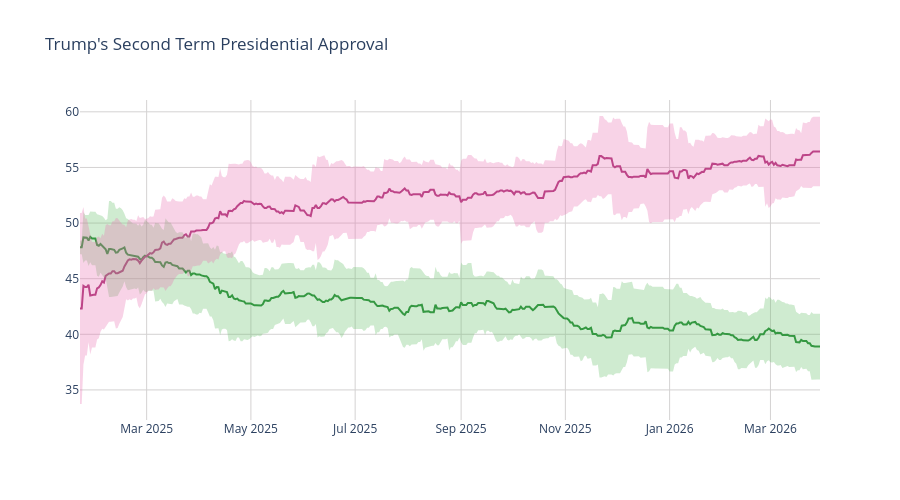

The cell this chart's notebook holds for it:
### Code cell
disappr_ci_hex = "#e86eaf"
appr_ci_hex = "#60be65"
disappr_ci_rgba = "rgba(232, 110, 175, 0.3)"
appr_ci_rgba = "rgba(96, 190, 101, 0.3)"
grid_col = "#d4d2d2"


# Approve
fig = go.Figure(go.Scatter(
    x=pres['end_date'],
    y=pres['approve'],
    hovertemplate="%{y:.2f}%",
    name="<b>Approve</b>",
    line=dict(color="#228833"),
    showlegend=False
))

# Disapprove
fig.add_trace(go.Scatter(
    x=pres['end_date'],
    y=pres['disapprove'],
    hovertemplate="%{y:.2f}%",
    name="<b>Disapprove</b>",
    line=dict(color="#aa3377"),
    showlegend=False
    )
)

# Approve CI
fig.add_traces([

    # Upper bound
    go.Scatter(
        x=pres['end_date'],
        y=pres['approve_upper_ci'],
        marker=dict(color=appr_ci_hex),
        line=dict(width=0),
        mode='lines',
        showlegend=False,
        hoverinfo="skip"
    ),

    # Lower bound
    go.Scatter(
        x=pres['end_date'],
        y=pres['approve_lower_ci'],
        marker=dict(color=appr_ci_hex),
        line=dict(width=0),
        mode='lines',
        fillcolor=appr_ci_rgba,
        fill="tonexty",
        showlegend=False,
        hoverinfo="skip"
    )
])

# Disapprove CI
fig.add_traces([

    # Upper bound
    go.Scatter(
        x=pres['end_date'],
        y=pres['disapprove_upper_ci'],
        marker=dict(color=disappr_ci_hex),
        line=dict(width=0),
        mode='lines',
        showlegend=False,
        hoverinfo="skip"
    ),

    # Lower bound
    go.Scatter(
        x=pres['end_date'],
        y=pres['disapprove_lower_ci'],
        marker=dict(color=disappr_ci_hex),
        line=dict(width=0),
        mode='lines',
        fillcolor=disappr_ci_rgba,
        fill="tonexty",
        showlegend=False,
        hoverinfo="skip"
    )
])

fig.update_layout(
    title=dict(text="Trump's Second Term Presidential Approval"),
    hovermode="x"
)

fig.update_xaxes(gridcolor=grid_col)
fig.update_yaxes(gridcolor=grid_col)

fig.update_layout(hovermode="x", hoverlabel_align="right", plot_bgcolor="rgba(0, 0, 0, 0)", height=500)
fig.show()

### Figure 1 — Plotly figure (JSON) as saved in the notebook; plotly's stock layout.template omitted (floating-point values rounded to 4 significant figures; data arrays with more than 128 entries replaced by an {"elided": "..."} marker saying what was removed)
{"data": [{"hovertemplate": "%{y:.2f}%", "line": {"color": "#228833"}, "name": "<b>Approve</b>", "showlegend": false, "type": "scatter", "x": {"elided": "434 str values"}, "y": {"elided": "434 float values"}}, {"hovertemplate": "%{y:.2f}%", "line": {"color": "#aa3377"}, "name": "<b>Disapprove</b>", "showlegend": false, "type": "scatter", "x": {"elided": "434 str values"}, "y": {"elided": "434 float values"}}, {"hoverinfo": "skip", "line": {"width": 0}, "marker": {"color": "#60be65"}, "mode": "lines", "showlegend": false, "type": "scatter", "x": {"elided": "434 str values"}, "y": {"elided": "434 float values"}}, {"fill": "tonexty", "fillcolor": "rgba(96, 190, 101, 0.3)", "hoverinfo": "skip", "line": {"width": 0}, "marker": {"color": "#60be65"}, "mode": "lines", "showlegend": false, "type": "scatter", "x": {"elided": "434 str values"}, "y": {"elided": "434 float values"}}, {"hoverinfo": "skip", "line": {"width": 0}, "marker": {"color": "#e86eaf"}, "mode": "lines", "showlegend": false, "type": "scatter", "x": {"elided": "434 str values"}, "y": {"elided": "434 float values"}}, {"fill": "tonexty", "fillcolor": "rgba(232, 110, 175, 0.3)", "hoverinfo": "skip", "line": {"width": 0}, "marker": {"color": "#e86eaf"}, "mode": "lines", "showlegend": false, "type": "scatter", "x": {"elided": "434 str values"}, "y": {"elided": "434 float values"}}], "layout": {"height": 500, "hoverlabel": {"align": "right"}, "hovermode": "x", "plot_bgcolor": "rgba(0, 0, 0, 0)", "title": {"text": "Trump's Second Term Presidential Approval"}, "xaxis": {"gridcolor": "#d4d2d2"}, "yaxis": {"gridcolor": "#d4d2d2"}}}
